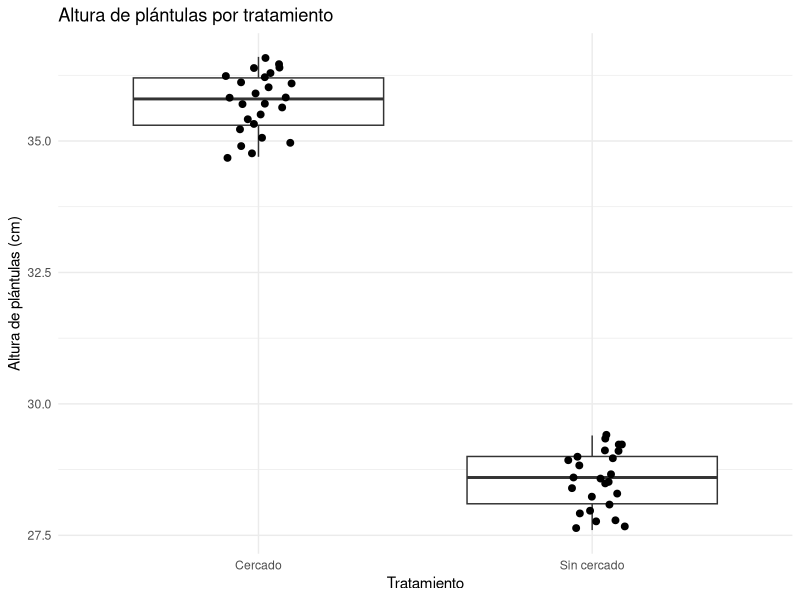

The R source for this figure:
# NOMBRE: Alma Galilea Mata ALameda
# MATRÍCULA: 2117744
#============================================================
# EXAMEN DE DISEÑOS EXPERIMENTALES
# Prueba t independiente
# Problema 1: Crecimiento de plántulas con y sin cercado
# ============================================================

# ------------------------------------------------------------
# 1. Cargar paquetes
# ------------------------------------------------------------

# install.packages("tidyverse")
# install.packages("car")

library(tidyverse)
library(car)

# ------------------------------------------------------------
# 2. Crear el conjunto de datos
# ------------------------------------------------------------

datos <- data.frame(
  tratamiento = rep(c("Cercado", "Sin cercado"), each = 25),
  altura_cm = c(
    34.8, 35.2, 36.1, 35.7, 36.5,
    34.9, 35.6, 36.2, 35.4, 36.0,
    35.8, 36.4, 35.1, 35.9, 36.3,
    34.7, 35.5, 36.1, 35.3, 36.6,
    35.7, 36.2, 35.0, 35.8, 36.4,
    
    28.1, 27.9, 29.0, 28.4, 29.1,
    27.8, 28.6, 29.3, 28.2, 28.7,
    28.5, 29.2, 27.7, 28.8, 29.0,
    27.6, 28.3, 29.1, 28.0, 29.4,
    28.5, 28.9, 27.8, 28.6, 29.2
  )
)

# ------------------------------------------------------------
# 3. Revisar estructura de los datos
# ------------------------------------------------------------

str(datos)
head(datos)

# Respuesta del estudiante:
# 
# Número de grupos comparados:
# 

# ------------------------------------------------------------
# 4. Estadística descriptiva por grupo
# ------------------------------------------------------------

datos %>%
  group_by(tratamiento) %>%
  summarise(
    n = n(),
    media = mean(altura_cm),
    desviacion_estandar = sd(altura_cm),
    minimo = min(altura_cm),
    maximo = max(altura_cm)
  )

# Respuesta del estudiante:
# ¿Qué grupo presentó mayor promedio?
# 
# ¿La diferencia observada parece relevante desde el punto de vista forestal?
# 

# ------------------------------------------------------------
# 5. Gráfico exploratorio
# ------------------------------------------------------------

ggplot(datos, aes(x = tratamiento, y = altura_cm)) +
  geom_boxplot() +
  geom_jitter(width = 0.1, size = 2) +
  labs(
    title = "Altura de plántulas por tratamiento",
    x = "Tratamiento",
    y = "Altura de plántulas (cm)"
  ) +
  theme_minimal()

# Respuesta del estudiante:
# Describa la distribución de los datos en cada grupo:
# 
# ------------------------------------------------------------
# 6. Prueba de normalidad Shapiro-Wilk
# ------------------------------------------------------------

by(datos$altura_cm, datos$tratamiento, shapiro.test)

# Respuesta del estudiante:
# Valor p para el grupo Cercado:0.381
# 
# Valor p para el grupo Sin cercado:0.243
# 
# ¿Se cumple el supuesto de normalidad?
# Sí se cumple el supuesto de normalidad, ya que ambos valores p son mayores a 0.05, indicando que los datos no difieren significativamente de una distribución normal.

# ------------------------------------------------------------
# 7. Evaluación de homogeneidad de varianzas
# ------------------------------------------------------------

leveneTest(altura_cm ~ tratamiento, data = datos)

# Respuesta del estudiante:
# Valor p de la prueba de Levene: 0.963
# 
# ¿Se cumple el supuesto de homogeneidad de varianzas?
# Sí se cumple el supuesto de homogeneidad de varianzas porque el valor p de la prueba de Levene es mayor a 0.05. Esto indica que las varianzas entre ambos grupos pueden considerarse estadísticamente iguales.


# ------------------------------------------------------------
# 8. Aplicar prueba t independiente
# ------------------------------------------------------------

resultado_t <- t.test(
  altura_cm ~ tratamiento,
  data = datos,
  var.equal = TRUE
)

resultado_t

# Respuesta del estudiante:
# Estadístico t:45.666
# 
# Grados de libertad:48
# 
# Valor p:3.28 × 10⁻⁴¹
# 
# Intervalo de confianza:95% = 6.864 a 7.496
# 

# ------------------------------------------------------------
# 9. Interpretación estadística
# ------------------------------------------------------------

# Respuesta del estudiante:
# ¿Se rechaza o no se rechaza la hipótesis nula?  Se rechaza la hipótesis nula debido a que el valor p es mucho menor a 0.05
# 
# ¿Existe diferencia estadísticamente significativa entre tratamientos?
# Sí existe diferencia estadísticamente significativa entre los tratamientos. El valor p obtenido en la prueba t es menor a 0.05, lo que demuestra que el cercado influye significativamente en el crecimiento de las plántulas.

# ------------------------------------------------------------
# 10. Interpretación forestal
# ------------------------------------------------------------

# Respuesta del estudiante:
# Explique qué significa el resultado en el contexto del crecimiento de plántulas:
# 
